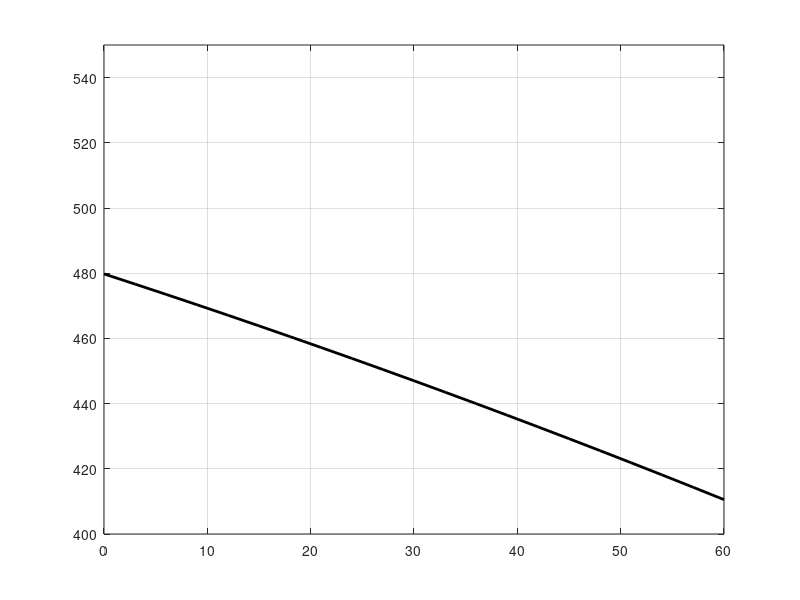

Recreate this plot in MATLAB.
i_a = (0:20) * 3;
v_phase = zeros(1,21);
e_a = 277.0;
x_s = 1.0;
theta = 36.57 * (pi/180);

for ii = 1:21
    v_phase(ii) = sqrt(e_a^2 - (x_s * i_a(ii) * cos(theta))^2) - x_s * i_a(ii) * sin(theta);
end

v_t = v_phase * sqrt(3);
plot(i_a, v_t, 'Color', 'k', 'LineWidth', 2.0);
grid on;
axis([0 60 400 550]);